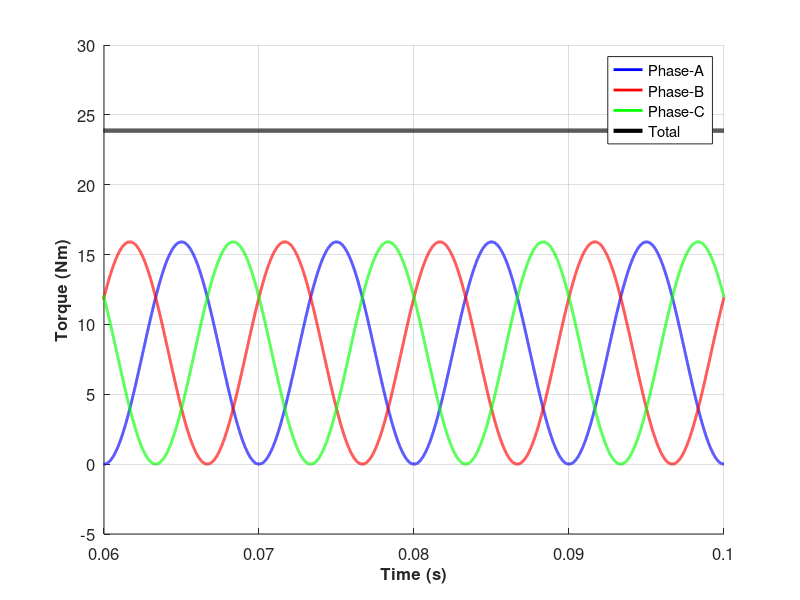

The MATLAB source for this figure:
% 3-phase drive (PMSM)
Ep = 100; % V
Ip = 10; % A
fo = 50; % Hz
p = 10; % pole number
Nm = 120*fo/p; % rpm
wm = Nm*2*pi/60; % rad/sec
phase = 0*pi/180; % rad
shift = 0*pi/180; % rad
%scale = sqrt(3);
scale = 1;

% time-axis
t = 0:1e-6:0.1; % s

% induced voltages
Ea = Ep*sin(2*pi*fo*t); % V
Eb = Ep*sin(2*pi*fo*t-2*pi/3); % V
Ec = Ep*sin(2*pi*fo*t+2*pi/3); % V

% phase currents
Ia = scale*Ip*sin(2*pi*fo*t-phase-shift); % V
Ib = scale*Ip*sin(2*pi*fo*t-2*pi/3-phase+shift); % V
Ic = Ip*sin(2*pi*fo*t+2*pi/3-phase); % V
%Ic = 0;

Tma = Ea.*Ia/wm;
Tmb = Eb.*Ib/wm;
Tmc = Ec.*Ic/wm;
Tm = Tma + Tmb + Tmc;

theta = 2*pi*fo*t;
Torque = (Ip*Ep/wm)*( 1 - cos(2*theta)/4 + sqrt(3)/4*sin(2*theta));

figure;
hold all;
%plot(t,Ia*0.5,'b--','Linewidth',2)
plot(t,Tma,'b-','Linewidth',2);
plot(t,Tmb,'r-','Linewidth',2);
plot(t,Tmc,'g-','Linewidth',2);
plot(t,Tm,'k-','Linewidth',3);
%plot(t,Torque,'r-','Linewidth',3);
grid on;
set(gca,'FontSize',12);
xlabel('Time (s)','FontSize',12,'FontWeight','Bold')
ylabel('Torque (Nm)','FontSize',12,'FontWeight','Bold')
legend('Phase-A','Phase-B','Phase-C','Total');
xlim([0.06 0.1])
ylim([-5 30])

%Torque = 3/2*Ip*Ep/wm*cos(phase)

